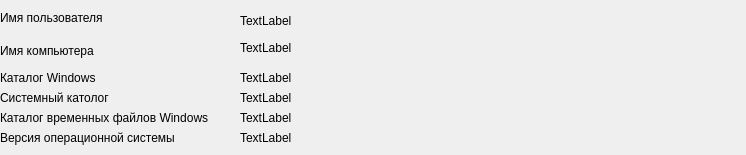
      <widget class="QWidget" name="tab">
       <attribute name="title">
        <string>Сведения о компьютере</string>
       </attribute>
       <widget class="QLabel" name="label_2">
        <property name="geometry">
         <rect>
          <x>0</x>
          <y>10</y>
          <width>111</width>
          <height>16</height>
         </rect>
        </property>
        <property name="text">
         <string>Имя пользователя</string>
        </property>
       </widget>
       <widget class="QLabel" name="label">
        <property name="geometry">
         <rect>
          <x>0</x>
          <y>40</y>
          <width>101</width>
          <height>21</height>
         </rect>
        </property>
        <property name="text">
         <string>Имя компьютера</string>
        </property>
       </widget>
       <widget class="QLabel" name="label_computerName">
        <property name="geometry">
         <rect>
          <x>240</x>
          <y>40</y>
          <width>231</width>
          <height>16</height>
         </rect>
        </property>
        <property name="text">
         <string>TextLabel</string>
        </property>
       </widget>
       <widget class="QLabel" name="label_userName">
        <property name="geometry">
         <rect>
          <x>240</x>
          <y>10</y>
          <width>231</width>
          <height>21</height>
         </rect>
        </property>
        <property name="text">
         <string>TextLabel</string>
        </property>
       </widget>
       <widget class="QLabel" name="label_5">
        <property name="geometry">
         <rect>
          <x>0</x>
          <y>70</y>
          <width>111</width>
          <height>16</height>
         </rect>
        </property>
        <property name="text">
         <string>Каталог Windows</string>
        </property>
       </widget>
       <widget class="QLabel" name="label_catalogWindows">
        <property name="geometry">
         <rect>
          <x>240</x>
          <y>70</y>
          <width>497</width>
          <height>16</height>
         </rect>
        </property>
        <property name="text">
         <string>TextLabel</string>
        </property>
       </widget>
       <widget class="QLabel" name="label_6">
        <property name="geometry">
         <rect>
          <x>0</x>
          <y>90</y>
          <width>121</width>
          <height>16</height>
         </rect>
        </property>
        <property name="text">
         <string>Системный католог</string>
        </property>
       </widget>
       <widget class="QLabel" name="label_9">
        <property name="geometry">
         <rect>
          <x>240</x>
          <y>90</y>
          <width>497</width>
          <height>16</height>
         </rect>
        </property>
        <property name="text">
         <string>TextLabel</string>
        </property>
       </widget>
       <widget class="QLabel" name="label_7">
        <property name="geometry">
         <rect>
          <x>0</x>
          <y>110</y>
          <width>497</width>
          <height>16</height>
         </rect>
        </property>
        <property name="text">
         <string>Каталог временных файлов Windows</string>
        </property>
       </widget>
       <widget class="QLabel" name="label_10">
        <property name="geometry">
         <rect>
          <x>240</x>
          <y>110</y>
          <width>497</width>
          <height>16</height>
         </rect>
        </property>
        <property name="text">
         <string>TextLabel</string>
        </property>
       </widget>
       <widget class="QLabel" name="label_11">
        <property name="geometry">
         <rect>
          <x>240</x>
          <y>130</y>
          <width>71</width>
          <height>16</height>
         </rect>
        </property>
        <property name="text">
         <string>TextLabel</string>
        </property>
       </widget>
       <widget class="QLabel" name="label_12">
        <property name="geometry">
         <rect>
          <x>0</x>
          <y>130</y>
          <width>191</width>
          <height>16</height>
         </rect>
        </property>
        <property name="text">
         <string>Версия операционной системы</string>
        </property>
       </widget>
      </widget>
